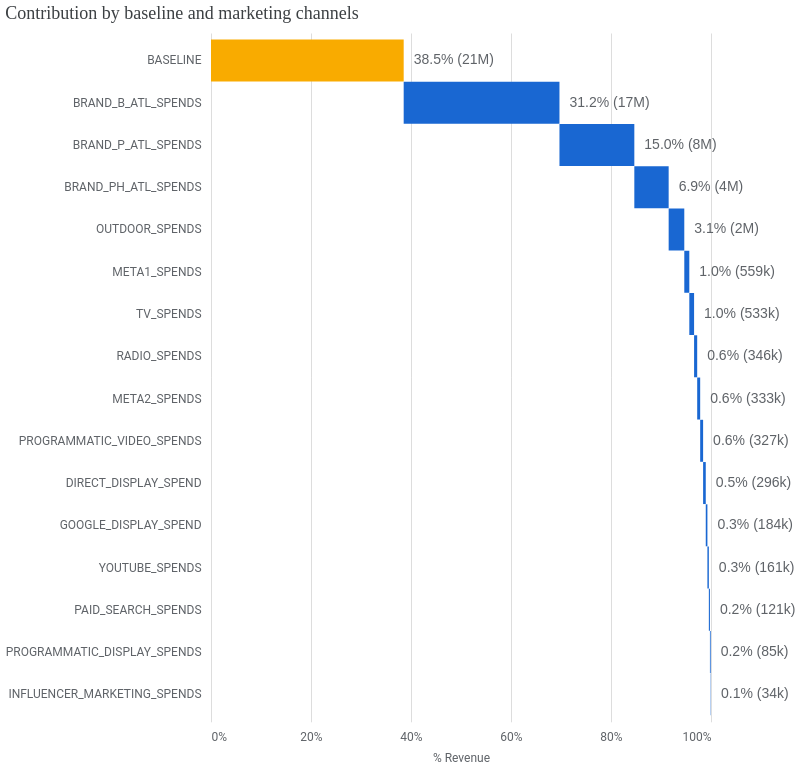

The notebook cell saved with this chart:
### Code cell
# Contribution waterfall chart
media_summary.plot_contribution_waterfall_chart()

### Figure 1 — Vega-Lite specification as saved in the notebook (floating-point values rounded to 4 significant figures)
{"config": {"view": {"continuousWidth": 300, "continuousHeight": 300, "strokeOpacity": 0}, "axis": {"labelColor": "#5F6368", "labelFont": "Roboto", "labelFontSize": 12, "titleColor": "#5F6368", "titleFont": "Roboto", "titleFontSize": 12, "titleFontWeight": "normal", "titlePadding": 10}}, "layer": [{"mark": {"type": "bar", "size": 42}, "encoding": {"color": {"condition": {"test": "(datum.channel === 'BASELINE')", "value": "#F9AB00"}, "value": "#1967D2"}, "x": {"axis": {"domain": false, "format": "%", "labelPadding": 10, "tickCount": 5, "ticks": false}, "field": "prev_sum", "title": "% Revenue", "type": "quantitative"}, "x2": {"field": "sum_outcome"}, "y": {"axis": {"domain": false, "labelLimit": 0, "labelPadding": 10, "ticks": false}, "field": "channel", "scale": {"paddingOuter": 0.2}, "sort": null, "title": null, "type": "nominal"}}, "transform": [{"window": [{"op": "sum", "field": "pct_of_contribution", "as": "sum_outcome"}, {"op": "lead", "field": "channel", "as": "kwargs"}]}, {"calculate": "datum.sum_outcome - datum.pct_of_contribution", "as": "prev_sum"}, {"calculate": "datum.incremental_outcome < 0 ? datum.prev_sum : datum.sum_outcome", "as": "text_x"}]}, {"mark": {"type": "text", "align": "left", "color": "#5F6368", "dx": 10, "fontSize": 14}, "encoding": {"text": {"field": "outcome_text", "type": "nominal"}, "x": {"field": "text_x", "type": "quantitative"}, "y": {"axis": {"domain": false, "labelLimit": 0, "labelPadding": 10, "ticks": false}, "field": "channel", "scale": {"paddingOuter": 0.2}, "sort": null, "title": null, "type": "nominal"}}, "transform": [{"window": [{"op": "sum", "field": "pct_of_contribution", "as": "sum_outcome"}, {"op": "lead", "field": "channel", "as": "kwargs"}]}, {"calculate": "datum.sum_outcome - datum.pct_of_contribution", "as": "prev_sum"}, {"calculate": "datum.incremental_outcome < 0 ? datum.prev_sum : datum.sum_outcome", "as": "text_x"}]}], "data": {"name": "data-231301d614bdcfc842d26af946d53fff"}, "height": 688.8, "title": {"text": "Contribution by baseline and marketing channels", "anchor": "start", "color": "#3C4043", "font": "Google Sans Display", "fontSize": 18, "fontWeight": "normal", "offset": 10}, "width": 500, "$schema": "https://vega.github.io/schema/vega-lite/v6.1.0.json", "datasets": {"data-231301d614bdcfc842d26af946d53fff": [{"channel": "BASELINE", "incremental_outcome": 21480000.0, "pct_of_contribution": 0.3854, "outcome_text": "38.5% (21M)"}, {"channel": "BRAND_B_ATL_SPENDS", "incremental_outcome": 17360000.0, "pct_of_contribution": 0.3115, "outcome_text": "31.2% (17M)"}, {"channel": "BRAND_P_ATL_SPENDS", "incremental_outcome": 8345000.0, "pct_of_contribution": 0.1497, "outcome_text": "15.0% (8M)"}, {"channel": "BRAND_PH_ATL_SPENDS", "incremental_outcome": 3827000.0, "pct_of_contribution": 0.06866, "outcome_text": "6.9% (4M)"}, {"channel": "OUTDOOR_SPENDS", "incremental_outcome": 1742000.0, "pct_of_contribution": 0.03126, "outcome_text": "3.1% (2M)"}, {"channel": "META1_SPENDS", "incremental_outcome": 559300.0, "pct_of_contribution": 0.01004, "outcome_text": "1.0% (559k)"}, {"channel": "TV_SPENDS", "incremental_outcome": 532600.0, "pct_of_contribution": 0.009556, "outcome_text": "1.0% (533k)"}, {"channel": "RADIO_SPENDS", "incremental_outcome": 346100.0, "pct_of_contribution": 0.006211, "outcome_text": "0.6% (346k)"}, {"channel": "META2_SPENDS", "incremental_outcome": 333000.0, "pct_of_contribution": 0.005975, "outcome_text": "0.6% (333k)"}, {"channel": "PROGRAMMATIC_VIDEO_SPENDS", "incremental_outcome": 326700.0, "pct_of_contribution": 0.005861, "outcome_text": "0.6% (327k)"}, {"channel": "DIRECT_DISPLAY_SPEND", "incremental_outcome": 295800.0, "pct_of_contribution": 0.005308, "outcome_text": "0.5% (296k)"}, {"channel": "GOOGLE_DISPLAY_SPEND", "incremental_outcome": 183500.0, "pct_of_contribution": 0.003293, "outcome_text": "0.3% (184k)"}, {"channel": "YOUTUBE_SPENDS", "incremental_outcome": 161100.0, "pct_of_contribution": 0.002891, "outcome_text": "0.3% (161k)"}, {"channel": "PAID_SEARCH_SPENDS", "incremental_outcome": 120600.0, "pct_of_contribution": 0.002164, "outcome_text": "0.2% (121k)"}, {"channel": "PROGRAMMATIC_DISPLAY_SPENDS", "incremental_outcome": 84900.0, "pct_of_contribution": 0.001523, "outcome_text": "0.2% (85k)"}, {"channel": "INFLUENCER_MARKETING_SPENDS", "incremental_outcome": 33630.0, "pct_of_contribution": 0.0006035, "outcome_text": "0.1% (34k)"}]}}
